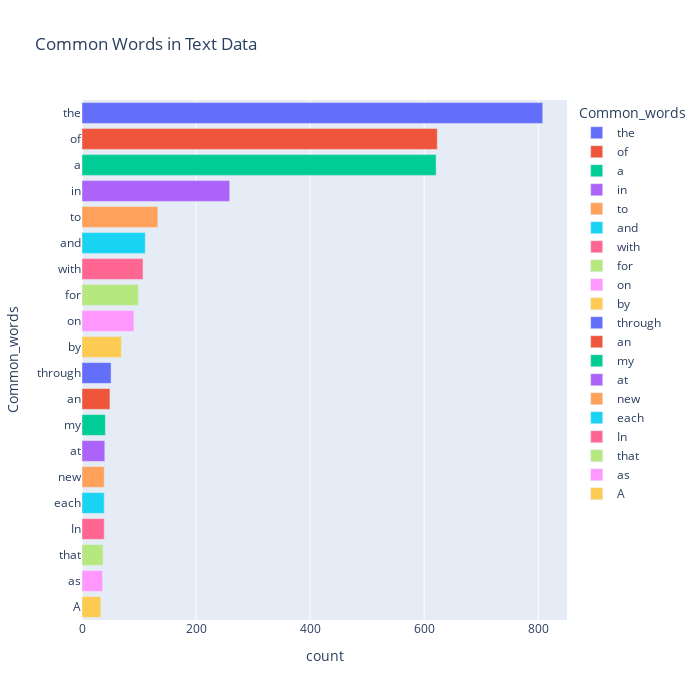

Notebook cell for this chart:
### Code cell
df1['temp_list'] = df1['Text'].apply(lambda x: str(x).split())
top_words = Counter([item for sublist in df1['temp_list'] for item in sublist])
top_words_df = pd.DataFrame(top_words.most_common(20), columns=['Common_words', 'count'])

fig = px.bar(top_words_df,
            x="count",
            y="Common_words",
            title='Common Words in Text Data',
            orientation='h',
            width=700,
            height=700,
            color='Common_words')

fig.show()

### Figure 1 — Plotly figure (JSON) as saved in the notebook; plotly's stock layout.template omitted (floating-point values rounded to 4 significant figures)
{"data": [{"alignmentgroup": "True", "hovertemplate": "Common_words=%{y}<br>count=%{x}<extra></extra>", "legendgroup": "the", "marker": {"color": "#636efa", "pattern": {"shape": ""}}, "name": "the", "offsetgroup": "the", "orientation": "h", "showlegend": true, "textposition": "auto", "type": "bar", "x": [808], "xaxis": "x", "y": ["the"], "yaxis": "y"}, {"alignmentgroup": "True", "hovertemplate": "Common_words=%{y}<br>count=%{x}<extra></extra>", "legendgroup": "of", "marker": {"color": "#EF553B", "pattern": {"shape": ""}}, "name": "of", "offsetgroup": "of", "orientation": "h", "showlegend": true, "textposition": "auto", "type": "bar", "x": [623], "xaxis": "x", "y": ["of"], "yaxis": "y"}, {"alignmentgroup": "True", "hovertemplate": "Common_words=%{y}<br>count=%{x}<extra></extra>", "legendgroup": "a", "marker": {"color": "#00cc96", "pattern": {"shape": ""}}, "name": "a", "offsetgroup": "a", "orientation": "h", "showlegend": true, "textposition": "auto", "type": "bar", "x": [621], "xaxis": "x", "y": ["a"], "yaxis": "y"}, {"alignmentgroup": "True", "hovertemplate": "Common_words=%{y}<br>count=%{x}<extra></extra>", "legendgroup": "in", "marker": {"color": "#ab63fa", "pattern": {"shape": ""}}, "name": "in", "offsetgroup": "in", "orientation": "h", "showlegend": true, "textposition": "auto", "type": "bar", "x": [259], "xaxis": "x", "y": ["in"], "yaxis": "y"}, {"alignmentgroup": "True", "hovertemplate": "Common_words=%{y}<br>count=%{x}<extra></extra>", "legendgroup": "to", "marker": {"color": "#FFA15A", "pattern": {"shape": ""}}, "name": "to", "offsetgroup": "to", "orientation": "h", "showlegend": true, "textposition": "auto", "type": "bar", "x": [133], "xaxis": "x", "y": ["to"], "yaxis": "y"}, {"alignmentgroup": "True", "hovertemplate": "Common_words=%{y}<br>count=%{x}<extra></extra>", "legendgroup": "and", "marker": {"color": "#19d3f3", "pattern": {"shape": ""}}, "name": "and", "offsetgroup": "and", "orientation": "h", "showlegend": true, "textposition": "auto", "type": "bar", "x": [111], "xaxis": "x", "y": ["and"], "yaxis": "y"}, {"alignmentgroup": "True", "hovertemplate": "Common_words=%{y}<br>count=%{x}<extra></extra>", "legendgroup": "with", "marker": {"color": "#FF6692", "pattern": {"shape": ""}}, "name": "with", "offsetgroup": "with", "orientation": "h", "showlegend": true, "textposition": "auto", "type": "bar", "x": [107], "xaxis": "x", "y": ["with"], "yaxis": "y"}, {"alignmentgroup": "True", "hovertemplate": "Common_words=%{y}<br>count=%{x}<extra></extra>", "legendgroup": "for", "marker": {"color": "#B6E880", "pattern": {"shape": ""}}, "name": "for", "offsetgroup": "for", "orientation": "h", "showlegend": true, "textposition": "auto", "type": "bar", "x": [99], "xaxis": "x", "y": ["for"], "yaxis": "y"}, {"alignmentgroup": "True", "hovertemplate": "Common_words=%{y}<br>count=%{x}<extra></extra>", "legendgroup": "on", "marker": {"color": "#FF97FF", "pattern": {"shape": ""}}, "name": "on", "offsetgroup": "on", "orientation": "h", "showlegend": true, "textposition": "auto", "type": "bar", "x": [91], "xaxis": "x", "y": ["on"], "yaxis": "y"}, {"alignmentgroup": "True", "hovertemplate": "Common_words=%{y}<br>count=%{x}<extra></extra>", "legendgroup": "by", "marker": {"color": "#FECB52", "pattern": {"shape": ""}}, "name": "by", "offsetgroup": "by", "orientation": "h", "showlegend": true, "textposition": "auto", "type": "bar", "x": [69], "xaxis": "x", "y": ["by"], "yaxis": "y"}, {"alignmentgroup": "True", "hovertemplate": "Common_words=%{y}<br>count=%{x}<extra></extra>", "legendgroup": "through", "marker": {"color": "#636efa", "pattern": {"shape": ""}}, "name": "through", "offsetgroup": "through", "orientation": "h", "showlegend": true, "textposition": "auto", "type": "bar", "x": [51], "xaxis": "x", "y": ["through"], "yaxis": "y"}, {"alignmentgroup": "True", "hovertemplate": "Common_words=%{y}<br>count=%{x}<extra></extra>", "legendgroup": "an", "marker": {"color": "#EF553B", "pattern": {"shape": ""}}, "name": "an", "offsetgroup": "an", "orientation": "h", "showlegend": true, "textposition": "auto", "type": "bar", "x": [49], "xaxis": "x", "y": ["an"], "yaxis": "y"}, {"alignmentgroup": "True", "hovertemplate": "Common_words=%{y}<br>count=%{x}<extra></extra>", "legendgroup": "my", "marker": {"color": "#00cc96", "pattern": {"shape": ""}}, "name": "my", "offsetgroup": "my", "orientation": "h", "showlegend": true, "textposition": "auto", "type": "bar", "x": [41], "xaxis": "x", "y": ["my"], "yaxis": "y"}, {"alignmentgroup": "True", "hovertemplate": "Common_words=%{y}<br>count=%{x}<extra></extra>", "legendgroup": "at", "marker": {"color": "#ab63fa", "pattern": {"shape": ""}}, "name": "at", "offsetgroup": "at", "orientation": "h", "showlegend": true, "textposition": "auto", "type": "bar", "x": [40], "xaxis": "x", "y": ["at"], "yaxis": "y"}, {"alignmentgroup": "True", "hovertemplate": "Common_words=%{y}<br>count=%{x}<extra></extra>", "legendgroup": "new", "marker": {"color": "#FFA15A", "pattern": {"shape": ""}}, "name": "new", "offsetgroup": "new", "orientation": "h", "showlegend": true, "textposition": "auto", "type": "bar", "x": [39], "xaxis": "x", "y": ["new"], "yaxis": "y"}, {"alignmentgroup": "True", "hovertemplate": "Common_words=%{y}<br>count=%{x}<extra></extra>", "legendgroup": "each", "marker": {"color": "#19d3f3", "pattern": {"shape": ""}}, "name": "each", "offsetgroup": "each", "orientation": "h", "showlegend": true, "textposition": "auto", "type": "bar", "x": [39], "xaxis": "x", "y": ["each"], "yaxis": "y"}, {"alignmentgroup": "True", "hovertemplate": "Common_words=%{y}<br>count=%{x}<extra></extra>", "legendgroup": "In", "marker": {"color": "#FF6692", "pattern": {"shape": ""}}, "name": "In", "offsetgroup": "In", "orientation": "h", "showlegend": true, "textposition": "auto", "type": "bar", "x": [39], "xaxis": "x", "y": ["In"], "yaxis": "y"}, {"alignmentgroup": "True", "hovertemplate": "Common_words=%{y}<br>count=%{x}<extra></extra>", "legendgroup": "that", "marker": {"color": "#B6E880", "pattern": {"shape": ""}}, "name": "that", "offsetgroup": "that", "orientation": "h", "showlegend": true, "textposition": "auto", "type": "bar", "x": [37], "xaxis": "x", "y": ["that"], "yaxis": "y"}, {"alignmentgroup": "True", "hovertemplate": "Common_words=%{y}<br>count=%{x}<extra></extra>", "legendgroup": "as", "marker": {"color": "#FF97FF", "pattern": {"shape": ""}}, "name": "as", "offsetgroup": "as", "orientation": "h", "showlegend": true, "textposition": "auto", "type": "bar", "x": [36], "xaxis": "x", "y": ["as"], "yaxis": "y"}, {"alignmentgroup": "True", "hovertemplate": "Common_words=%{y}<br>count=%{x}<extra></extra>", "legendgroup": "A", "marker": {"color": "#FECB52", "pattern": {"shape": ""}}, "name": "A", "offsetgroup": "A", "orientation": "h", "showlegend": true, "textposition": "auto", "type": "bar", "x": [33], "xaxis": "x", "y": ["A"], "yaxis": "y"}], "layout": {"barmode": "relative", "height": 700, "legend": {"title": {"text": "Common_words"}, "tracegroupgap": 0}, "title": {"text": "Common Words in Text Data"}, "width": 700, "xaxis": {"anchor": "y", "domain": [0, 1], "title": {"text": "count"}}, "yaxis": {"anchor": "x", "categoryarray": ["A", "as", "that", "In", "each", "new", "at", "my", "an", "through", "by", "on", "for", "with", "and", "to", "in", "a", "of", "the"], "categoryorder": "array", "domain": [0, 1], "title": {"text": "Common_words"}}}}
